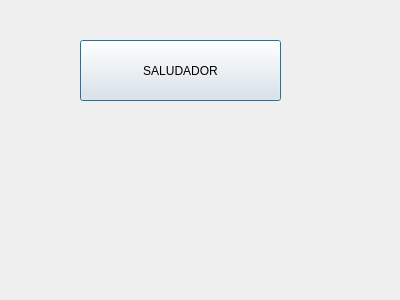
<?xml version="1.0" encoding="UTF-8"?>
<ui version="4.0">
 <class>Dialog</class>
 <widget class="QDialog" name="Dialog">
  <property name="geometry">
   <rect>
    <x>0</x>
    <y>0</y>
    <width>400</width>
    <height>300</height>
   </rect>
  </property>
  <property name="windowTitle">
   <string>Dialog</string>
  </property>
  <widget class="QPushButton" name="a">
   <property name="geometry">
    <rect>
     <x>80</x>
     <y>40</y>
     <width>201</width>
     <height>61</height>
    </rect>
   </property>
   <property name="text">
    <string>SALUDADOR</string>
   </property>
  </widget>
 </widget>
 <resources/>
 <connections/>
</ui>
